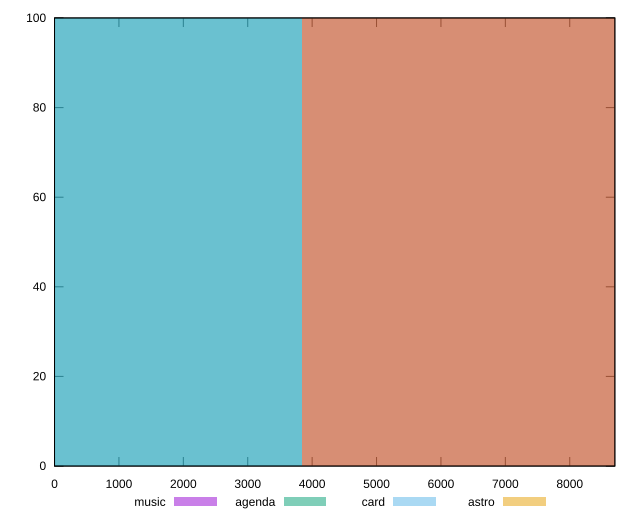

Write gnuplot code to recreate this figure.
reset

$music <<EOF
7670.444785108905 100
EOF

$agenda <<EOF
0 100
EOF

$card <<EOF
0 100
EOF

$astro <<EOF
7670.444785108905 100
EOF

set key outside below
set boxwidth 7670.444785108905
set xrange [0:8700]
set yrange [0:100]
set trange [0:100]
set style fill transparent solid 0.5 noborder
set terminal svg size 640, 520 enhanced background rgb 'white'
set output "reports/report_00032_2021-02-25T10-28-15.087Z/uses-text-compression/comparison/histogram/all_raw.svg"

plot $music title "music" with boxes, \
     $agenda title "agenda" with boxes, \
     $card title "card" with boxes, \
     $astro title "astro" with boxes

reset
